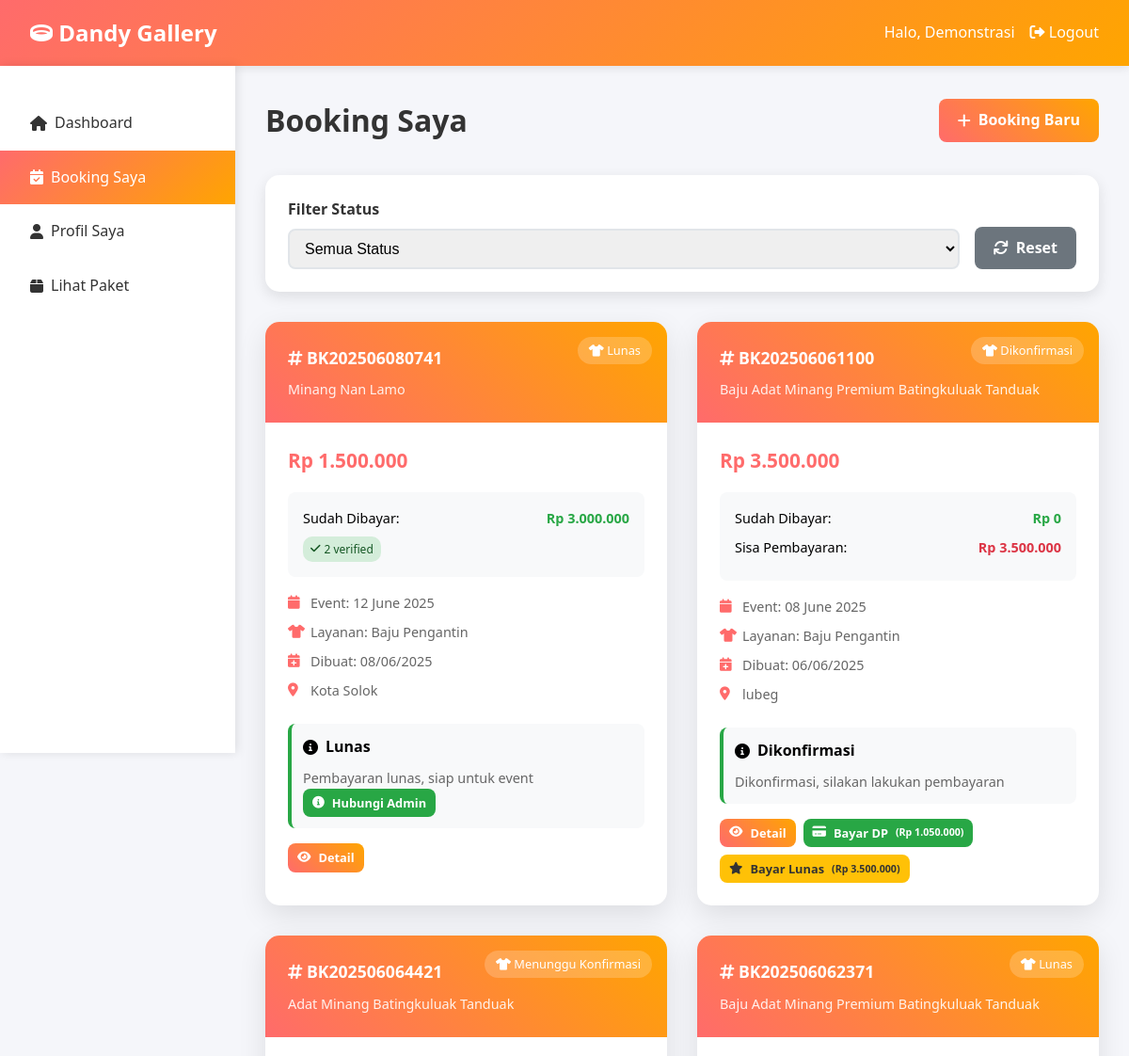
The app's page /customer/bookings.php (signed in, upper part), older data.
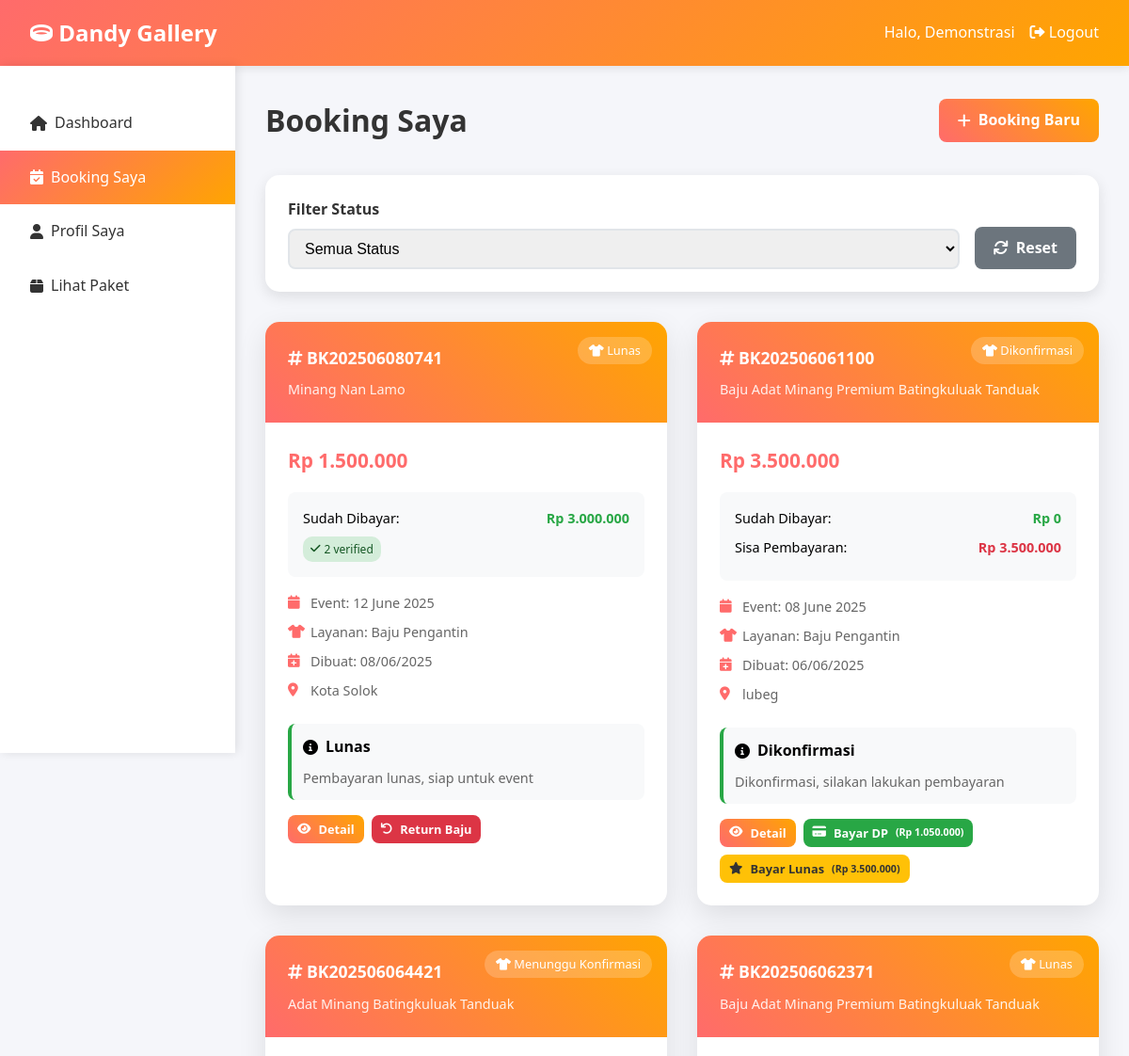
The same page, newer data.
### tables this page shows
CREATE TABLE `bookings` (
  `id` int NOT NULL,
  `booking_code` varchar(20) NOT NULL,
  `user_id` int NOT NULL,
  `package_id` int NOT NULL,
  `service_type` varchar(50) NOT NULL,
  `booking_date` date NOT NULL,
  `usage_date` date NOT NULL,
  `venue_address` text,
  `special_request` text COMMENT 'Semua permintaan khusus termasuk ukuran dress, warna, style makeup, dll',
  `total_amount` decimal(12,2) NOT NULL,
  `down_payment` decimal(12,2) DEFAULT '0.00',
  `remaining_payment` decimal(12,2) DEFAULT '0.00',
  `status` enum('pending','confirmed','paid','in_progress','completed','cancelled') DEFAULT 'pending',
  `notes` text,
  `created_at` timestamp NULL DEFAULT CURRENT_TIMESTAMP,
  `updated_at` timestamp NULL DEFAULT CURRENT_TIMESTAMP ON UPDATE CURRENT_TIMESTAMP
);

CREATE TABLE `packages` (
  `id` int NOT NULL,
  `service_type` varchar(50) NOT NULL,
  `name` varchar(150) NOT NULL,
  `description` text,
  `price` decimal(12,2) NOT NULL,
  `image` varchar(255) DEFAULT NULL,
  `includes` text,
  `size_available` varchar(255) DEFAULT NULL,
  `color_available` varchar(255) DEFAULT NULL,
  `is_active` tinyint(1) DEFAULT '1',
  `created_at` timestamp NULL DEFAULT CURRENT_TIMESTAMP,
  `updated_at` timestamp NULL DEFAULT CURRENT_TIMESTAMP ON UPDATE CURRENT_TIMESTAMP
);

### config/database.php (called while the page is built, shortened)
<?php
function formatRupiah($angka)
{
    return "Rp " . number_format($angka, 0, ',', '.');
}
function getServiceTypes()
{
    return [
        'Baju Pengantin' => [
            'name' => 'Baju Pengantin',
            'icon' => 'fas fa-tshirt',
            'description' => 'Layanan penyewaan baju pengantin dengan berbagai pilihan model dan ukuran'
        ],
        'Makeup Pengantin' => [
            'name' => 'Makeup Pengantin',
            'icon' => 'fas fa-palette',
            'description' => 'Layanan makeup profesional untuk pengantin dengan berbagai style'
        ]
    ];
}
function getServiceIcon($service_type)
{
    $service_types = getServiceTypes();
    return $service_types[$service_type]['icon'] ?? 'fas fa-question';
}

### customer/bookings.php (the view, shortened to what the changed rows need)
<?php
require_once '../config/database.php';
$db = getDB();
$status_filter = isset($_GET['status']) ? $_GET['status'] : '';
$sql = "SELECT b.*, p.name as package_name, p.price as package_price,
        p.service_type as service_name,
        COALESCE(SUM(CASE WHEN pay.status = 'verified' THEN pay.amount ELSE 0 END), 0) as total_paid,
        COALESCE(SUM(CASE WHEN pay.status = 'pending' THEN pay.amount ELSE 0 END), 0) as pending_amount,
        COUNT(CASE WHEN pay.status = 'pending' THEN 1 END) as pending_payments,
        COUNT(CASE WHEN pay.status = 'verified' THEN 1 END) as verified_payments
        FROM bookings b
        JOIN packages p ON b.package_id = p.id
        LEFT JOIN payments pay ON b.id = pay.booking_id
        WHERE b.user_id = ?";
$params = [$_SESSION['user_id']];
$sql .= " GROUP BY b.id ORDER BY b.created_at DESC";
$stmt = $db->prepare($sql);
$stmt->execute($params);
$bookings = $stmt->fetchAll(PDO::FETCH_ASSOC);
function getBookingStatusIndonesia($booking)
{
    $status = $booking['status'];
    $total_paid = $booking['total_paid'] ?? 0;
    $down_payment = $booking['down_payment'];
    $total_amount = $booking['total_amount'];
    if ($total_paid >= $total_amount) {
        return [
            'status' => 'lunas',
            'text' => 'Lunas',
            'class' => 'completed',
            'color' => '#28a745',
            'description' => 'Pembayaran lunas, siap untuk event'
        ];
    }
    if ($total_paid >= $down_payment && $total_paid < $total_amount) {
        return [
            'status' => 'dp_paid',
            'text' => 'DP Dibayar',
            'class' => 'paid',
            'color' => '#17a2b8',
            'description' => 'DP dibayar, dapat melunasi kapan saja'
        ];
    }
    $status_map = [
        'pending' => [
            'status' => 'pending',
            'text' => 'Menunggu Konfirmasi',
            'class' => 'pending',
            'color' => '#ffc107',
            'description' => 'Menunggu konfirmasi dari admin'
        ],
        'confirmed' => [
            'status' => 'confirmed',
            'text' => 'Dikonfirmasi',
            'class' => 'confirmed',
            'color' => '#28a745',
            'description' => 'Dikonfirmasi, silakan lakukan pembayaran'
        ],
        'paid' => [
            'status' => 'paid',
            'text' => 'Dibayar',
            'class' => 'paid',
            'color' => '#17a2b8',
            'description' => 'Pembayaran diterima'
        ],
        'in_progress' => [
            'status' => 'in_progress',
            'text' => 'Sedang Berlangsung',
            'class' => 'in_progress',
            'color' => '#6f42c1',
            'description' => 'Event sedang berlangsung'
        ],
        'completed' => [
            'status' => 'completed',
            'text' => 'Selesai',
            'class' => 'completed',
            'color' => '#28a745',
            'description' => 'Event selesai, terima kasih!'
        ],
        'cancelled' => [
            'status' => 'cancelled',
            'text' => 'Dibatalkan',
            'class' => 'cancelled',
            'color' => '#dc3545',
            'description' => 'Booking dibatalkan'
        ]
    ];
    return $status_map[$status] ?? [
        'status' => $status,
        'text' => ucfirst($status),
        'class' => $status,
        'color' => '#6c757d',
        'description' => ucfirst($status)
    ];
}
function getDressReturnStatus($booking)
{
    if ($booking['service_name'] !== 'Baju Pengantin') {
        return null;
    }
    $event_date = strtotime($booking['usage_date']);
    $today = time();
    $notes = $booking['notes'] ?? '';
    $total_paid = $booking['total_paid'] ?? 0;
    $dress_taken = strpos($notes, '[DRESS_TAKEN]') !== false;
    $dress_returned = strpos($notes, '[DRESS_RETURNED]') !== false;
    if ($dress_returned) {
        return [
            'status' => 'returned',
            'text' => 'Baju Dikembalikan',
            'class' => 'returned',
            'color' => '#28a745',
            'icon' => 'fas fa-check-circle'
        ];
    } elseif ($dress_taken) {
        if ($today >= $event_date) {
            return [
                'status' => 'need_return',
                'text' => 'Perlu Dikembalikan',
                'class' => 'need-return',
                'color' => '#dc3545',
                'icon' => 'fas fa-exclamation-triangle'
            ];
        }
    } else {
        if ($total_paid >= $booking['down_payment']) {
            return [
                'status' => 'ready_take',
                'text' => 'Siap Diambil',
                'class' => 'ready-take',
                'color' => '#ffc107',
                'icon' => 'fas fa-clock'
            ];
        } else {
            return [
                'status' => 'waiting_dp',
                'text' => 'Menunggu DP',
                'class' => 'waiting-dp',
                'color' => '#6c757d',
                'icon' => 'fas fa-hourglass-half'
            ];
        }
    }
}
?>
<!DOCTYPE html>
<html lang="id">
<head>
    <link href="https://cdnjs.cloudflare.com/ajax/libs/font-awesome/6.0.0/css/all.min.css" rel="stylesheet">
</head>
<body>
    <main class="main-content">
        <div class="page-header">
            <h1 class="page-title">Booking Saya</h1>
        </div>
        <?php if (empty($bookings)): ?>
            <div class="empty-state">
                <i class="fas fa-calendar-times"></i>
                <h3>Belum Ada Booking</h3>
                <p style="color: #666; margin-bottom: 2rem;">
                    <?php if (!empty($status_filter)): ?>
                        Tidak ada booking dengan status "<?php echo ucfirst($status_filter); ?>".
                    <?php else: ?>
                        Anda belum memiliki booking apapun. Mulai booking paket impian Anda sekarang!
                    <?php endif; ?>
                </p>
                <a href="booking_new.php" class="btn">
                    <i class="fas fa-plus"></i> Buat Booking Baru
                </a>
            </div>
        <?php else: ?>
            <div class="bookings-grid">
                <?php foreach ($bookings as $booking): ?>
                    <?php
                    $service_icon = getServiceIcon($booking['service_name']);
                    $status_info = getBookingStatusIndonesia($booking);
                    $dress_return_status = getDressReturnStatus($booking);
                    ?>
                    <div class="booking-card">
                        <div class="booking-header">
                            <div class="booking-code">
                                <i class="fas fa-hashtag"></i> <?php echo htmlspecialchars($booking['booking_code']); ?>
                            </div>
                            <div class="booking-package"><?php echo htmlspecialchars($booking['package_name']); ?></div>
                            <div class="booking-status">
                                <i class="<?php echo $service_icon; ?>"></i>
                                <?php echo $status_info['text']; ?>
                            </div>
                        </div>
                        <div class="booking-body">
                            <div class="booking-price">
                                <?php echo formatRupiah($booking['total_amount']); ?>
                            </div>
                            <div class="payment-summary">
                                <div class="payment-item">
                                    <span>Sudah Dibayar:</span>
                                    <span class="payment-paid"><?php echo formatRupiah($booking['total_paid']); ?></span>
                                </div>
                                <?php if ($booking['verified_payments'] > 0 || $booking['pending_payments'] > 0): ?>
                                    <div class="payment-indicators">
                                        <?php if ($booking['verified_payments'] > 0): ?>
                                            <span class="payment-indicator verified">
                                                <i class="fas fa-check"></i> <?php echo $booking['verified_payments']; ?> verified
                                            </span>
                                        <?php endif; ?>
                                    </div>
                                <?php endif; ?>
                            </div>
                            <div class="booking-details">
                                <div class="detail-item">
                                    <i class="fas fa-calendar"></i>
                                    <span>Event: <?php echo date('d F Y', strtotime($booking['usage_date'])); ?></span>
                                </div>
                                <div class="detail-item">
                                    <i class="<?php echo $service_icon; ?>"></i>
                                    <span>Layanan: <?php echo htmlspecialchars($booking['service_name']); ?></span>
                                </div>
                                <div class="detail-item">
                                    <i class="fas fa-calendar-plus"></i>
                                    <span>Dibuat: <?php echo date('d/m/Y', strtotime($booking['created_at'])); ?></span>
                                </div>
                                <?php if ($booking['venue_address']): ?>
                                    <div class="detail-item">
                                        <i class="fas fa-map-marker-alt"></i>
                                        <span><?php echo htmlspecialchars(substr($booking['venue_address'], 0, 50)) . (strlen($booking['venue_address']) > 50 ? '...' : ''); ?></span>
                                    </div>
                                <?php endif; ?>
                            </div>
                            <div class="status-item <?php echo $status_info['class']; ?>">
                                <div style="display: flex; align-items: center; gap: 0.5rem; margin-bottom: 0.5rem;">
                                    <i class="fas fa-info-circle"></i>
                                    <strong><?php echo $status_info['text']; ?></strong>
                                </div>
                                <div style="font-size: 0.9rem; color: #666;">
                                    <?php echo $status_info['description']; ?>
                                </div>
                                <?php if ($dress_return_status): ?>
                                    <?php if ($dress_return_status['status'] === 'need_return'): ?>
                                        <!-- <a href="booking_detail.php?id=<?php echo $booking['id']; ?>#return" class="btn btn-sm"
                                            style="background: #dc3545; animation: pulse-button 2s infinite;">
                                            <i class="fas fa-undo"></i> Return Baju SEKARANG
                                        </a> -->
                                        <?php
                                        $remaining = $booking['total_amount'] - $booking['total_paid'];
                                        if ($remaining > 0): ?>
                                            <a href="payment.php?booking=<?php echo $booking['id']; ?>&return=1" class="btn btn-sm"
                                                style="background: #ff9800; color: white;">
                                                <i class="fas fa-money-bill"></i> Bayar & Kembalikan
                                                <small>(<?php echo formatRupiah($remaining); ?>)</small>
                                            </a>
                                        <?php endif; ?>
                                    <?php elseif ($dress_return_status['status'] === 'ready_take'): ?>
                                        <div class="btn btn-sm" style="background: #28a745; color: white; cursor: default;">
                                            <i class="fas fa-info-circle"></i> Hubungi Admin
                                        </div>
                                    <?php endif; ?>
                                <?php endif; ?>
                            </div>
                            <div class="booking-actions">
                                <a href="booking_detail.php?id=<?php echo $booking['id']; ?>" class="btn btn-sm">
                                    <i class="fas fa-eye"></i> Detail
                                </a>
                                <?php if ($dress_return_status && $dress_return_status['status'] === 'need_return'): ?>
                                    <a href="booking_detail.php?id=<?php echo $booking['id']; ?>#return" class="btn btn-sm"
                                        style="background: #dc3545;">
                                        <i class="fas fa-undo"></i> Return Baju
                                    </a>
                                <?php endif; ?>
                            </div>
                        </div>
                    </div>
                <?php endforeach; ?>
            </div>
        <?php endif; ?>
    </main>
</body>
</html>

Row changes from the older to the newer data that the page shows:
changed bookings "Rp 1.500.000": text "Hubungi Admin" → "Return Baju"
